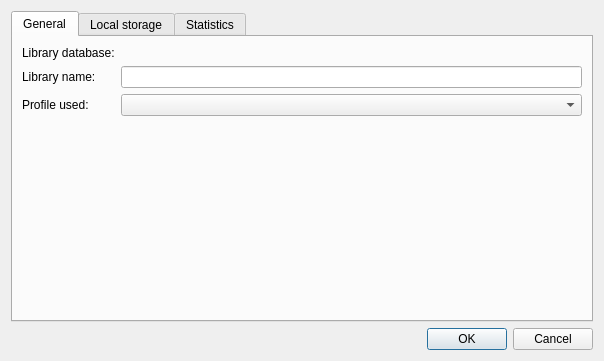
<?xml version="1.0" encoding="UTF-8"?>
<ui version="4.0">
 <class>LibraryPropertiesDialog</class>
 <widget class="QDialog" name="LibraryPropertiesDialog">
  <property name="geometry">
   <rect>
    <x>0</x>
    <y>0</y>
    <width>604</width>
    <height>361</height>
   </rect>
  </property>
  <property name="windowTitle">
   <string>Library properties</string>
  </property>
  <layout class="QVBoxLayout" name="verticalLayout">
   <item>
    <widget class="QTabWidget" name="tabPages">
     <property name="currentIndex">
      <number>0</number>
     </property>
     <widget class="QWidget" name="pageGeneral">
      <attribute name="title">
       <string>General</string>
      </attribute>
      <layout class="QVBoxLayout" name="verticalLayout_7">
       <item>
        <layout class="QFormLayout" name="formLayout">
         <property name="fieldGrowthPolicy">
          <enum>QFormLayout::ExpandingFieldsGrow</enum>
         </property>
         <item row="0" column="0">
          <widget class="QLabel" name="lblLibraryDatabase">
           <property name="text">
            <string>Library database:</string>
           </property>
          </widget>
         </item>
         <item row="0" column="1">
          <widget class="QLabel" name="libraryDatabase">
           <property name="sizePolicy">
            <sizepolicy hsizetype="Expanding" vsizetype="Preferred">
             <horstretch>0</horstretch>
             <verstretch>0</verstretch>
            </sizepolicy>
           </property>
           <property name="text">
            <string/>
           </property>
           <property name="textFormat">
            <enum>Qt::PlainText</enum>
           </property>
           <property name="wordWrap">
            <bool>true</bool>
           </property>
          </widget>
         </item>
         <item row="1" column="0">
          <widget class="QLabel" name="lblLibraryName">
           <property name="text">
            <string>Library name:</string>
           </property>
          </widget>
         </item>
         <item row="1" column="1">
          <widget class="QLineEdit" name="txtLibraryName"/>
         </item>
         <item row="2" column="0">
          <widget class="QLabel" name="label">
           <property name="text">
            <string>Profile used:</string>
           </property>
          </widget>
         </item>
         <item row="2" column="1">
          <widget class="QComboBox" name="cmbProfiles">
           <property name="sizePolicy">
            <sizepolicy hsizetype="Expanding" vsizetype="Fixed">
             <horstretch>0</horstretch>
             <verstretch>0</verstretch>
            </sizepolicy>
           </property>
          </widget>
         </item>
        </layout>
       </item>
      </layout>
     </widget>
     <widget class="QWidget" name="tabStorage">
      <attribute name="title">
       <string>Local storage</string>
      </attribute>
      <layout class="QVBoxLayout" name="verticalLayout_3">
       <item>
        <widget class="QCheckBox" name="chkUseStorage">
         <property name="text">
          <string>Use local storage</string>
         </property>
        </widget>
       </item>
       <item>
        <widget class="QGroupBox" name="grpStorageParameters">
         <property name="enabled">
          <bool>false</bool>
         </property>
         <property name="title">
          <string>Storage parameters</string>
         </property>
         <layout class="QVBoxLayout" name="verticalLayout_4">
          <item>
           <layout class="QFormLayout" name="formLayout_2">
            <property name="fieldGrowthPolicy">
             <enum>QFormLayout::ExpandingFieldsGrow</enum>
            </property>
            <item row="0" column="0">
             <widget class="QLabel" name="label_2">
              <property name="text">
               <string>Root directory:</string>
              </property>
             </widget>
            </item>
            <item row="0" column="1">
             <layout class="QHBoxLayout" name="horizontalLayout">
              <item>
               <widget class="QLabel" name="storageRootDirectory">
                <property name="sizePolicy">
                 <sizepolicy hsizetype="Expanding" vsizetype="Preferred">
                  <horstretch>0</horstretch>
                  <verstretch>0</verstretch>
                 </sizepolicy>
                </property>
                <property name="text">
                 <string/>
                </property>
               </widget>
              </item>
              <item>
               <widget class="QToolButton" name="btnChangeRootDirectory">
                <property name="text">
                 <string>...</string>
                </property>
               </widget>
              </item>
             </layout>
            </item>
            <item row="1" column="0">
             <widget class="QLabel" name="label_4">
              <property name="text">
               <string>Path template</string>
              </property>
             </widget>
            </item>
            <item row="1" column="1">
             <widget class="QLineEdit" name="txtStoragePathTemplate"/>
            </item>
           </layout>
          </item>
         </layout>
        </widget>
       </item>
      </layout>
     </widget>
     <widget class="QWidget" name="pageStat">
      <attribute name="title">
       <string>Statistics</string>
      </attribute>
      <layout class="QFormLayout" name="formLayout_3">
       <property name="fieldGrowthPolicy">
        <enum>QFormLayout::ExpandingFieldsGrow</enum>
       </property>
       <item row="0" column="0">
        <widget class="QLabel" name="label_8">
         <property name="text">
          <string>Classes:</string>
         </property>
        </widget>
       </item>
       <item row="1" column="0">
        <widget class="QLabel" name="label_3">
         <property name="text">
          <string>Tags:</string>
         </property>
        </widget>
       </item>
       <item row="2" column="0">
        <widget class="QLabel" name="label_5">
         <property name="text">
          <string>Nodes:</string>
         </property>
        </widget>
       </item>
       <item row="3" column="0">
        <widget class="QLabel" name="label_6">
         <property name="text">
          <string>Database size:</string>
         </property>
        </widget>
       </item>
       <item row="0" column="1">
        <widget class="QLabel" name="lblClasses">
         <property name="sizePolicy">
          <sizepolicy hsizetype="Expanding" vsizetype="Preferred">
           <horstretch>0</horstretch>
           <verstretch>0</verstretch>
          </sizepolicy>
         </property>
         <property name="text">
          <string>Calculating...</string>
         </property>
        </widget>
       </item>
       <item row="1" column="1">
        <widget class="QLabel" name="lblTags">
         <property name="sizePolicy">
          <sizepolicy hsizetype="Expanding" vsizetype="Preferred">
           <horstretch>0</horstretch>
           <verstretch>0</verstretch>
          </sizepolicy>
         </property>
         <property name="text">
          <string>Calculating...</string>
         </property>
        </widget>
       </item>
       <item row="2" column="1">
        <widget class="QLabel" name="lblNodes">
         <property name="sizePolicy">
          <sizepolicy hsizetype="Expanding" vsizetype="Preferred">
           <horstretch>0</horstretch>
           <verstretch>0</verstretch>
          </sizepolicy>
         </property>
         <property name="text">
          <string>Calculating...</string>
         </property>
        </widget>
       </item>
       <item row="3" column="1">
        <widget class="QLabel" name="lblDatabaseSize">
         <property name="sizePolicy">
          <sizepolicy hsizetype="Expanding" vsizetype="Preferred">
           <horstretch>0</horstretch>
           <verstretch>0</verstretch>
          </sizepolicy>
         </property>
         <property name="text">
          <string>Calculating...</string>
         </property>
        </widget>
       </item>
      </layout>
     </widget>
    </widget>
   </item>
   <item>
    <widget class="QDialogButtonBox" name="buttonBox">
     <property name="standardButtons">
      <set>QDialogButtonBox::Cancel|QDialogButtonBox::Ok</set>
     </property>
    </widget>
   </item>
  </layout>
 </widget>
 <resources/>
 <connections>
  <connection>
   <sender>buttonBox</sender>
   <signal>accepted()</signal>
   <receiver>LibraryPropertiesDialog</receiver>
   <slot>accept()</slot>
   <hints>
    <hint type="sourcelabel">
     <x>258</x>
     <y>364</y>
    </hint>
    <hint type="destinationlabel">
     <x>2</x>
     <y>215</y>
    </hint>
   </hints>
  </connection>
  <connection>
   <sender>buttonBox</sender>
   <signal>rejected()</signal>
   <receiver>LibraryPropertiesDialog</receiver>
   <slot>reject()</slot>
   <hints>
    <hint type="sourcelabel">
     <x>354</x>
     <y>364</y>
    </hint>
    <hint type="destinationlabel">
     <x>4</x>
     <y>163</y>
    </hint>
   </hints>
  </connection>
  <connection>
   <sender>chkUseStorage</sender>
   <signal>toggled(bool)</signal>
   <receiver>grpStorageParameters</receiver>
   <slot>setEnabled(bool)</slot>
   <hints>
    <hint type="sourcelabel">
     <x>48</x>
     <y>53</y>
    </hint>
    <hint type="destinationlabel">
     <x>73</x>
     <y>93</y>
    </hint>
   </hints>
  </connection>
 </connections>
</ui>
